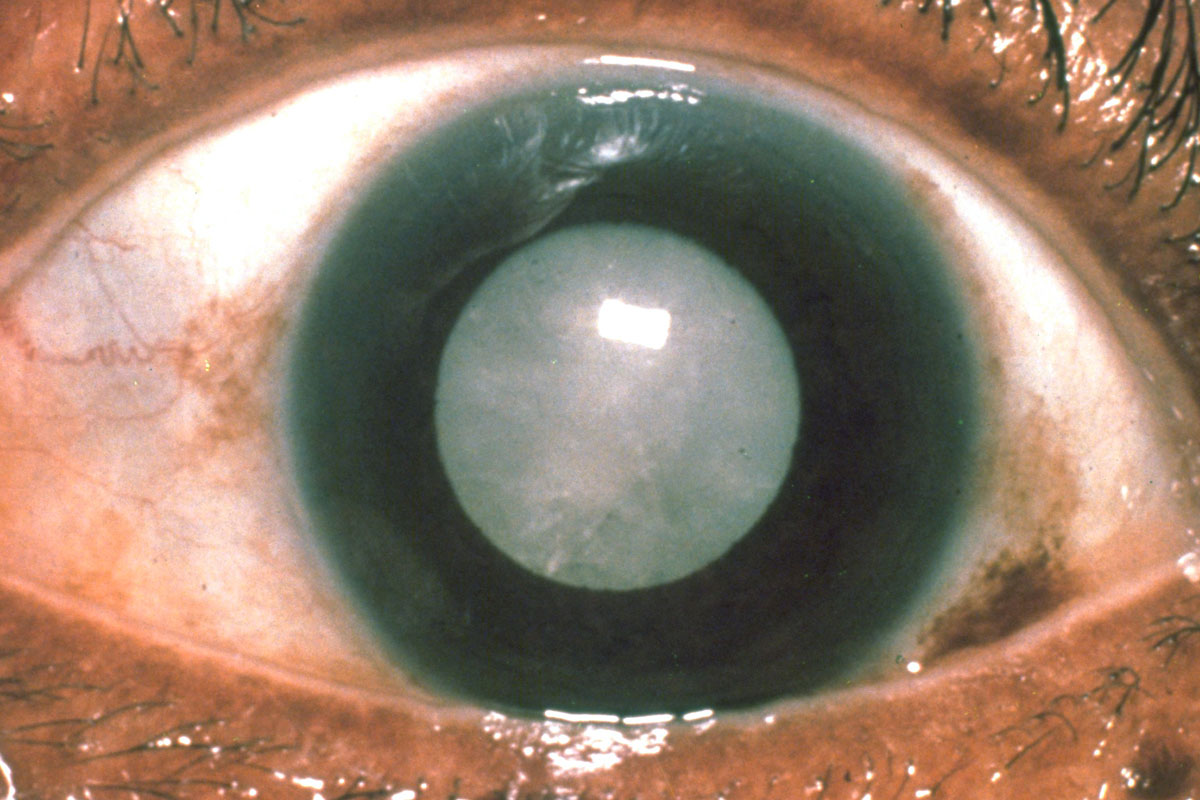
#> input picture dataset/cataract/image_246.png, 1200 x 800 px
$ python -i roi_extraction.py   (imports and definitions only)
#> lines starting #> are read from the running program, lines starting #| are printed output that depends on the picture
#> further down, picture is the input picture: shape (800, 1200, 3); mean B, G, R 106.1, 124.4, 149
import cv2
import numpy as np


def extract_roi(image):

    gray = cv2.cvtColor(image, cv2.COLOR_BGR2GRAY)
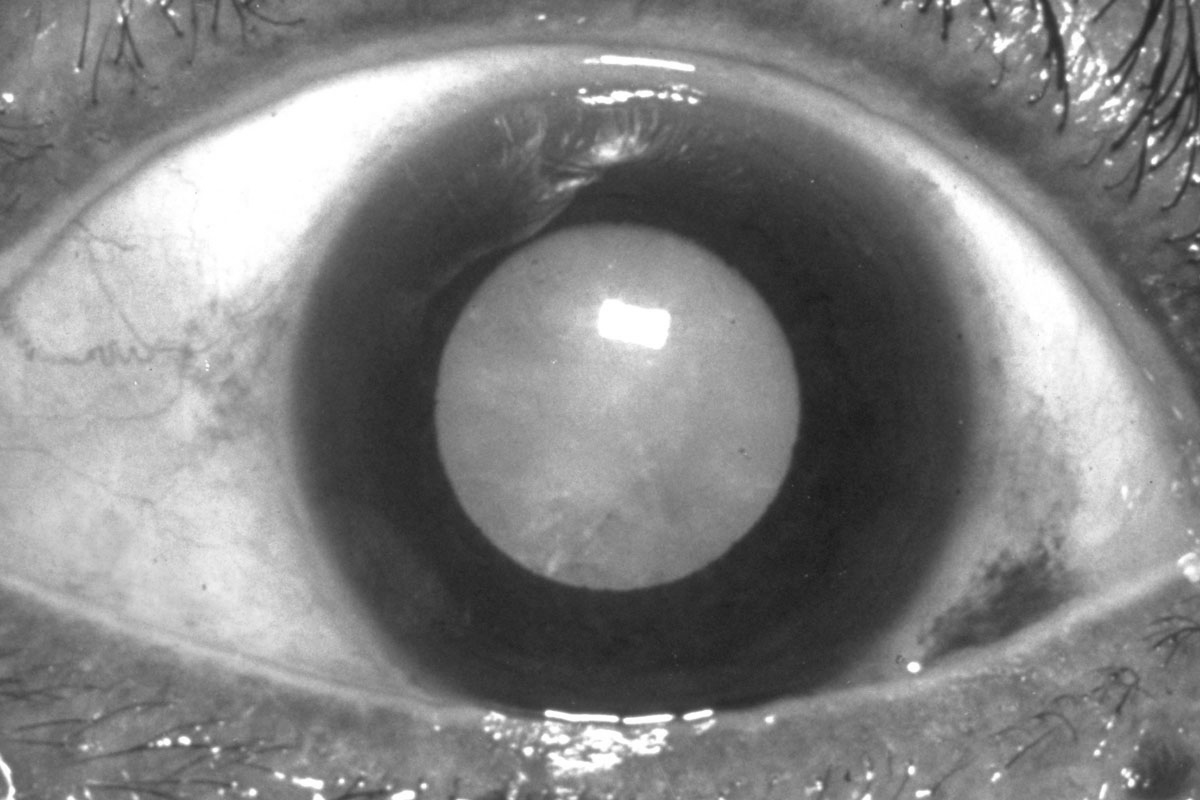
#> gray: shape (800, 1200); min 26, max 255, mean 129.7

    gray = cv2.GaussianBlur(gray,(9,9),2)

    circles = cv2.HoughCircles(
        gray,
        cv2.HOUGH_GRADIENT,
        dp=1.2,
        minDist=100,
        param1=50,
        param2=30,
        minRadius=40,
        maxRadius=120
    )
#> circles = [[1079.4, 141, 110.1], [1107, 29.4, 79.72], [1187.4, 89.4, 73], [582.6, 799.8, 87.28], [990.6, 91.8, 81.04], [646.2, 137.4, 47.92], [589.8, 697.8, 55.72], [143.4, 40.2, 40.48]]

    if circles is not None:

        circles = np.uint16(np.around(circles))
#> circles = [[1079, 141, 110], [1107, 29, 80], [1187, 89, 73], [583, 800, 87], [991, 92, 81], [646, 137, 48], [590, 698, 56], [143, 40, 40]]

        x, y, r = circles[0][0]
#> x = 1079; y = 141; r = 110

        roi = image[y-r:y+r, x-r:x+r]
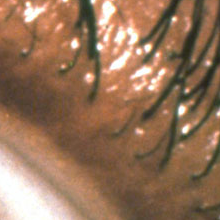
#> roi: shape (220, 220, 3); mean B, G, R 88.4, 114.7, 149.6

        roi = cv2.resize(roi,(224,224))
#> roi: shape (224, 224, 3)

        return roi

    return cv2.resize(image,(224,224))

>>> import cv2
>>> picture = cv2.imread('../dataset/cataract/image_246.png')
>>> result = extract_roi(picture)

$ run again, on dataset/cataract/image_247.png
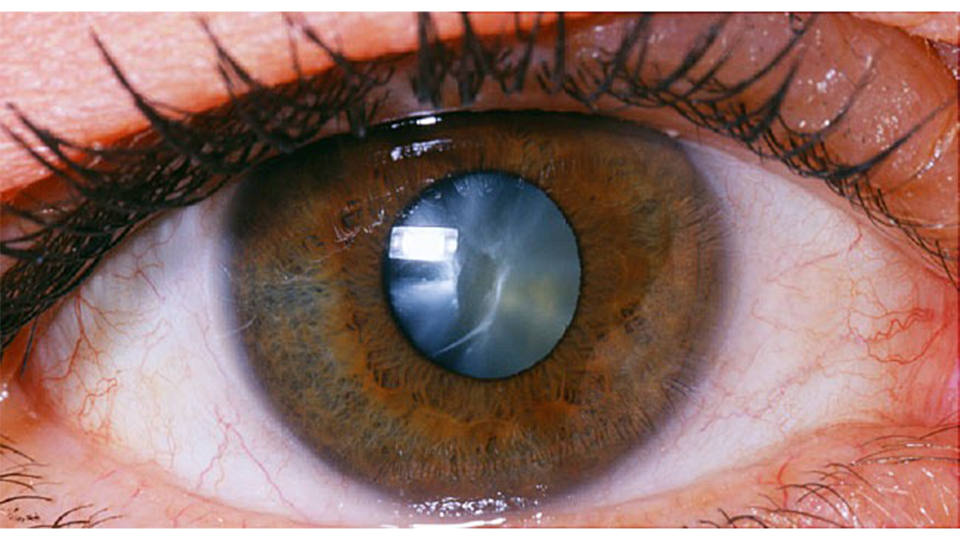
#> input picture dataset/cataract/image_247.png, 1920 x 1080 px (shown at 1/2 size)
#> picture is the input picture: shape (1080, 1920, 3); mean B, G, R 102.4, 109.2, 142.9
#> in extract_roi, `gray = cv2.cvtColor(image, cv2.COLOR_BGR2GRAY)`:
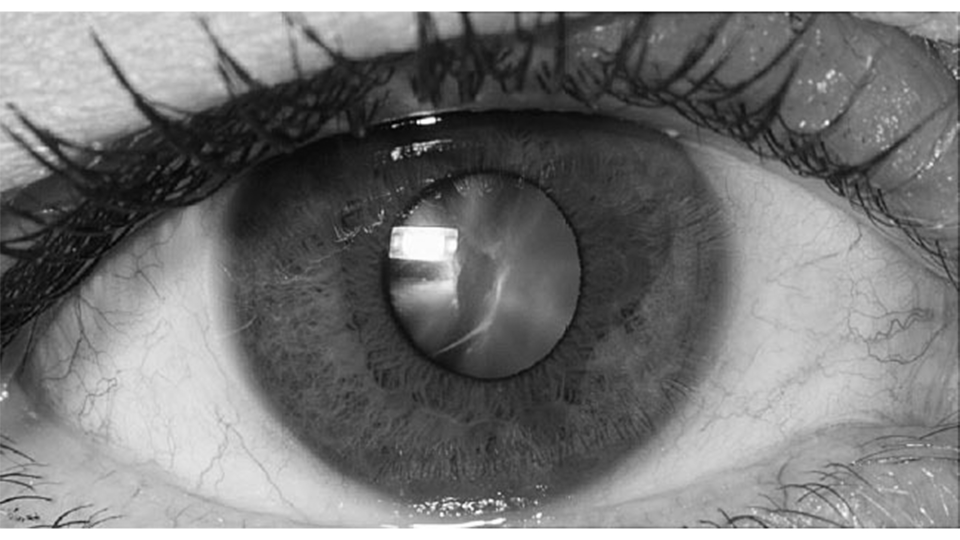
#> gray: shape (1080, 1920) (shown at 1/2 size); min 0, max 255, mean 118.5
#> in extract_roi, `circles = cv2.HoughCircles( gray, cv2.HOUGH_GRADIENT, dp=1.2, minDist=..`: circles = 28 rows, first 8: [1810.2, 357, 102.2], [1789.8, 963, 94.24], [1667.4, 987, 55.36], [1583.4, 235.8, 116.7], [1803, 617.4, 114], [1602.6, 1078.2, 111.4], [142.2, 706.2, 99.52], [1696.2, 262.2, 95.44]
#> in extract_roi, `circles = np.uint16(np.around(circles))`: circles = 28 rows, first 8: [1810, 357, 102], [1790, 963, 94], [1667, 987, 55], [1583, 236, 117], [1803, 617, 114], [1603, 1078, 111], [142, 706, 100], [1696, 262, 95]
#> x = 1810; y = 357; r = 102
#> in extract_roi, `roi = image[y-r:y+r, x-r:x+r]`:
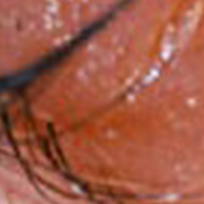
#> roi: shape (204, 204, 3); mean B, G, R 69.8, 88.8, 160.3

$ run again, on dataset/cataract/image_249.png
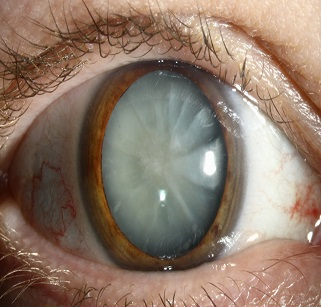
#> input picture dataset/cataract/image_249.png, 321 x 307 px
#> picture is the input picture: shape (307, 321, 3); mean B, G, R 105, 120.7, 141.6
#> in extract_roi, `gray = cv2.GaussianBlur(gray,(9,9),2)`:
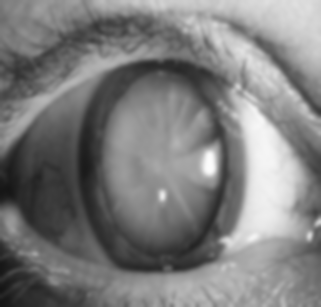
#> gray: shape (307, 321); min 21, max 252, mean 125.1
#> in extract_roi, `circles = cv2.HoughCircles( gray, cv2.HOUGH_GRADIENT, dp=1.2, minDist=..`: circles = [[203.4, 156.6, 100.8], [97.8, 177, 114], [115.8, 78.6, 61.12]]
#> in extract_roi, `circles = np.uint16(np.around(circles))`: circles = [[203, 157, 101], [98, 177, 114], [116, 79, 61]]
#> x = 203; y = 157; r = 101
#> in extract_roi, `roi = image[y-r:y+r, x-r:x+r]`:
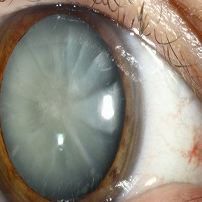
#> roi: shape (202, 202, 3); mean B, G, R 126.3, 138.1, 143.7
